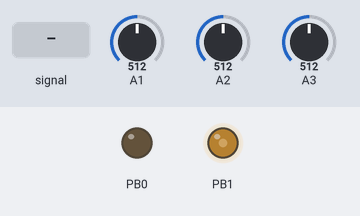
A sketch run on a simulated ATtiny85, built with avr-gcc and run on an emulated ATtiny85. Shown: output pins drawn as LEDs (lit = HIGH). The test bench sets the inputs (shaded band); at power-on: A2 = 512, A1 = 512, A3 = 512.

Above: at 1.2 s.
1.3 s: A2 set to 533
4.3 s: A2 set to 900
At 7.1 s:
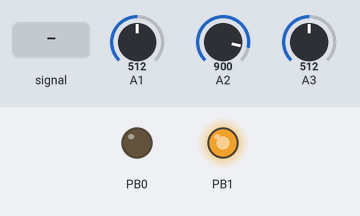
7.3 s: A2 fed a 200 Hz sine of ±81 counts around its level
At 7.9 s:
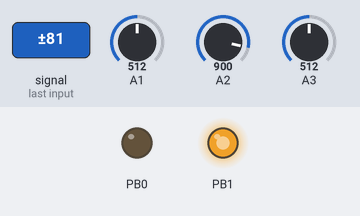
10.3 s: A3 fed a 200 Hz sine of ±81 counts around its level
At 11.0 s:
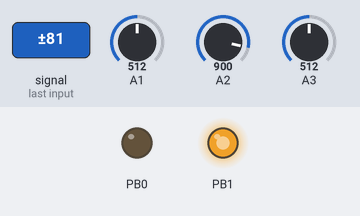
13.3 s: A3 fed a 1000 Hz sine of ±255 counts around its level
Timing chart, 0 to 16.3 s (numbered marks = the images above; inputs shaded):
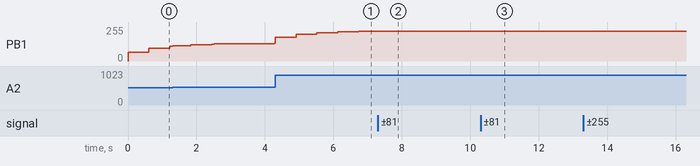

The sketch:

mod-echo.ino
```cpp
#include "/tmp/jerboa/jerboa.h"

constexpr int N = 450;
byte mem[N];
int p;
byte stretch;

void Setup() {}

void Loop() {
  int level = 31 & ((InK() - 32) >>3);
  byte n = level + 1;

  ++stretch;
  if (stretch < n) {
    return;
  }
  stretch = 0;

  word a = InA();
  word mix = (a + mem[p]) >> 1;

  mem[p] = mix;
  ++p;
  if (p==N) p=0;

  OutF(mix);
}
```

Measured:
- after the input at 4.3 s, PB1: moves from 132/255 to 222/255 over 2.4 s, starting at once
- after the input at 7.3 s, PB1: stays 222/255 (without the input it goes to 223/255 after 0.05 s)
- after the input at 10.3 s, PB1: stays 222/255 (without the input it goes to 223/255 after 1.6 s)
